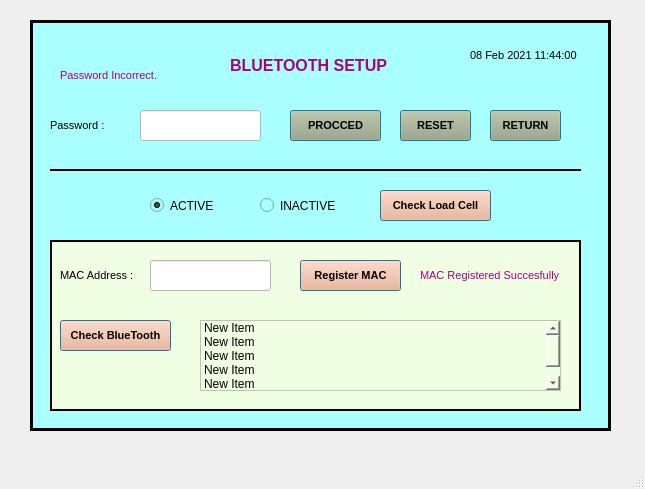
<?xml version="1.0" encoding="UTF-8"?>
<ui version="4.0">
 <class>MainWindow</class>
 <widget class="QMainWindow" name="MainWindow">
  <property name="geometry">
   <rect>
    <x>0</x>
    <y>0</y>
    <width>645</width>
    <height>489</height>
   </rect>
  </property>
  <property name="windowTitle">
   <string>MainWindow</string>
  </property>
  <widget class="QWidget" name="centralwidget">
   <widget class="QFrame" name="frame">
    <property name="geometry">
     <rect>
      <x>30</x>
      <y>20</y>
      <width>581</width>
      <height>411</height>
     </rect>
    </property>
    <property name="font">
     <font>
      <family>Arial</family>
     </font>
    </property>
    <property name="autoFillBackground">
     <bool>false</bool>
    </property>
    <property name="styleSheet">
     <string notr="true">background-color: rgb(170, 255, 255);
</string>
    </property>
    <property name="frameShape">
     <enum>QFrame::Box</enum>
    </property>
    <property name="frameShadow">
     <enum>QFrame::Plain</enum>
    </property>
    <property name="lineWidth">
     <number>3</number>
    </property>
    <widget class="QLabel" name="label">
     <property name="geometry">
      <rect>
       <x>440</x>
       <y>20</y>
       <width>111</width>
       <height>31</height>
      </rect>
     </property>
     <property name="font">
      <font>
       <family>Arial</family>
       <pointsize>8</pointsize>
      </font>
     </property>
     <property name="text">
      <string>08 Feb 2021 11:44:00</string>
     </property>
    </widget>
    <widget class="QLabel" name="label_2">
     <property name="geometry">
      <rect>
       <x>30</x>
       <y>40</y>
       <width>121</width>
       <height>31</height>
      </rect>
     </property>
     <property name="font">
      <font>
       <family>Arial</family>
       <pointsize>8</pointsize>
      </font>
     </property>
     <property name="styleSheet">
      <string notr="true">color: rgb(170, 0, 127);</string>
     </property>
     <property name="text">
      <string>Password Incorrect.</string>
     </property>
    </widget>
    <widget class="QPushButton" name="pushButton_6">
     <property name="geometry">
      <rect>
       <x>260</x>
       <y>90</y>
       <width>91</width>
       <height>31</height>
      </rect>
     </property>
     <property name="font">
      <font>
       <family>Arial</family>
       <pointsize>8</pointsize>
       <weight>75</weight>
       <bold>true</bold>
      </font>
     </property>
     <property name="styleSheet">
      <string notr="true">background-color: rgb(170, 170, 127);
</string>
     </property>
     <property name="text">
      <string>PROCCED</string>
     </property>
     <property name="autoDefault">
      <bool>true</bool>
     </property>
     <property name="default">
      <bool>true</bool>
     </property>
     <property name="flat">
      <bool>false</bool>
     </property>
    </widget>
    <widget class="QPushButton" name="pushButton_7">
     <property name="geometry">
      <rect>
       <x>370</x>
       <y>90</y>
       <width>71</width>
       <height>31</height>
      </rect>
     </property>
     <property name="font">
      <font>
       <family>Arial</family>
       <pointsize>8</pointsize>
       <weight>75</weight>
       <bold>true</bold>
      </font>
     </property>
     <property name="styleSheet">
      <string notr="true">background-color: rgb(170, 170, 127);
</string>
     </property>
     <property name="text">
      <string>RESET</string>
     </property>
     <property name="autoDefault">
      <bool>true</bool>
     </property>
     <property name="default">
      <bool>true</bool>
     </property>
     <property name="flat">
      <bool>false</bool>
     </property>
    </widget>
    <widget class="QLabel" name="label_3">
     <property name="geometry">
      <rect>
       <x>20</x>
       <y>90</y>
       <width>71</width>
       <height>31</height>
      </rect>
     </property>
     <property name="font">
      <font>
       <family>Arial</family>
       <pointsize>8</pointsize>
      </font>
     </property>
     <property name="text">
      <string>Password :</string>
     </property>
    </widget>
    <widget class="QLineEdit" name="lineEdit">
     <property name="geometry">
      <rect>
       <x>110</x>
       <y>90</y>
       <width>121</width>
       <height>31</height>
      </rect>
     </property>
     <property name="font">
      <font>
       <family>Arial</family>
       <pointsize>10</pointsize>
       <weight>75</weight>
       <bold>true</bold>
      </font>
     </property>
     <property name="styleSheet">
      <string notr="true">background-color: rgb(255, 255, 255);</string>
     </property>
     <property name="text">
      <string/>
     </property>
     <property name="echoMode">
      <enum>QLineEdit::Password</enum>
     </property>
    </widget>
    <widget class="Line" name="line">
     <property name="geometry">
      <rect>
       <x>20</x>
       <y>140</y>
       <width>531</width>
       <height>21</height>
      </rect>
     </property>
     <property name="frameShadow">
      <enum>QFrame::Plain</enum>
     </property>
     <property name="lineWidth">
      <number>2</number>
     </property>
     <property name="orientation">
      <enum>Qt::Horizontal</enum>
     </property>
    </widget>
    <widget class="QPushButton" name="pushButton_8">
     <property name="geometry">
      <rect>
       <x>460</x>
       <y>90</y>
       <width>71</width>
       <height>31</height>
      </rect>
     </property>
     <property name="font">
      <font>
       <family>Arial</family>
       <pointsize>8</pointsize>
       <weight>75</weight>
       <bold>true</bold>
      </font>
     </property>
     <property name="styleSheet">
      <string notr="true">background-color: rgb(170, 170, 127);
</string>
     </property>
     <property name="text">
      <string>RETURN</string>
     </property>
     <property name="autoDefault">
      <bool>true</bool>
     </property>
     <property name="default">
      <bool>true</bool>
     </property>
     <property name="flat">
      <bool>false</bool>
     </property>
    </widget>
    <widget class="QLabel" name="label_4">
     <property name="geometry">
      <rect>
       <x>200</x>
       <y>30</y>
       <width>181</width>
       <height>31</height>
      </rect>
     </property>
     <property name="font">
      <font>
       <family>Arial</family>
       <pointsize>12</pointsize>
       <weight>75</weight>
       <bold>true</bold>
      </font>
     </property>
     <property name="styleSheet">
      <string notr="true">color: rgb(170, 0, 127);</string>
     </property>
     <property name="text">
      <string>BLUETOOTH SETUP</string>
     </property>
    </widget>
    <widget class="QFrame" name="frame_2">
     <property name="geometry">
      <rect>
       <x>20</x>
       <y>220</y>
       <width>531</width>
       <height>171</height>
      </rect>
     </property>
     <property name="styleSheet">
      <string notr="true">background-color: rgb(240, 255, 228);</string>
     </property>
     <property name="frameShape">
      <enum>QFrame::Box</enum>
     </property>
     <property name="frameShadow">
      <enum>QFrame::Plain</enum>
     </property>
     <property name="lineWidth">
      <number>2</number>
     </property>
     <widget class="QPushButton" name="pushButton_12">
      <property name="geometry">
       <rect>
        <x>250</x>
        <y>20</y>
        <width>101</width>
        <height>31</height>
       </rect>
      </property>
      <property name="font">
       <font>
        <family>Arial</family>
        <pointsize>8</pointsize>
        <weight>75</weight>
        <bold>true</bold>
       </font>
      </property>
      <property name="styleSheet">
       <string notr="true">background-color: rgb(255, 170, 127);
</string>
      </property>
      <property name="text">
       <string>Register MAC</string>
      </property>
      <property name="autoDefault">
       <bool>true</bool>
      </property>
      <property name="default">
       <bool>true</bool>
      </property>
      <property name="flat">
       <bool>false</bool>
      </property>
     </widget>
     <widget class="QLineEdit" name="lineEdit_2">
      <property name="geometry">
       <rect>
        <x>100</x>
        <y>20</y>
        <width>121</width>
        <height>31</height>
       </rect>
      </property>
      <property name="font">
       <font>
        <family>Arial</family>
        <pointsize>10</pointsize>
        <weight>75</weight>
        <bold>true</bold>
       </font>
      </property>
      <property name="styleSheet">
       <string notr="true">background-color: rgb(255, 255, 255);</string>
      </property>
      <property name="text">
       <string/>
      </property>
      <property name="echoMode">
       <enum>QLineEdit::Password</enum>
      </property>
     </widget>
     <widget class="QLabel" name="label_5">
      <property name="geometry">
       <rect>
        <x>10</x>
        <y>20</y>
        <width>81</width>
        <height>31</height>
       </rect>
      </property>
      <property name="font">
       <font>
        <family>Arial</family>
        <pointsize>8</pointsize>
       </font>
      </property>
      <property name="text">
       <string>MAC Address :</string>
      </property>
     </widget>
     <widget class="QLabel" name="label_6">
      <property name="geometry">
       <rect>
        <x>370</x>
        <y>20</y>
        <width>151</width>
        <height>31</height>
       </rect>
      </property>
      <property name="font">
       <font>
        <family>Arial</family>
        <pointsize>8</pointsize>
       </font>
      </property>
      <property name="styleSheet">
       <string notr="true">color: rgb(170, 0, 127);</string>
      </property>
      <property name="text">
       <string>MAC Registered Succesfully</string>
      </property>
     </widget>
     <widget class="QPushButton" name="pushButton_13">
      <property name="geometry">
       <rect>
        <x>10</x>
        <y>80</y>
        <width>111</width>
        <height>31</height>
       </rect>
      </property>
      <property name="font">
       <font>
        <family>Arial</family>
        <pointsize>8</pointsize>
        <weight>75</weight>
        <bold>true</bold>
       </font>
      </property>
      <property name="styleSheet">
       <string notr="true">background-color: rgb(255, 170, 127);
</string>
      </property>
      <property name="text">
       <string>Check BlueTooth</string>
      </property>
      <property name="autoDefault">
       <bool>true</bool>
      </property>
      <property name="default">
       <bool>true</bool>
      </property>
      <property name="flat">
       <bool>false</bool>
      </property>
     </widget>
     <widget class="QListWidget" name="listWidget">
      <property name="geometry">
       <rect>
        <x>150</x>
        <y>80</y>
        <width>361</width>
        <height>71</height>
       </rect>
      </property>
      <item>
       <property name="text">
        <string>New Item</string>
       </property>
      </item>
      <item>
       <property name="text">
        <string>New Item</string>
       </property>
      </item>
      <item>
       <property name="text">
        <string>New Item</string>
       </property>
      </item>
      <item>
       <property name="text">
        <string>New Item</string>
       </property>
      </item>
      <item>
       <property name="text">
        <string>New Item</string>
       </property>
      </item>
     </widget>
    </widget>
    <widget class="QRadioButton" name="radioButton">
     <property name="geometry">
      <rect>
       <x>120</x>
       <y>170</y>
       <width>82</width>
       <height>31</height>
      </rect>
     </property>
     <property name="text">
      <string>ACTIVE</string>
     </property>
     <property name="checked">
      <bool>true</bool>
     </property>
    </widget>
    <widget class="QRadioButton" name="radioButton_2">
     <property name="geometry">
      <rect>
       <x>230</x>
       <y>170</y>
       <width>101</width>
       <height>31</height>
      </rect>
     </property>
     <property name="text">
      <string>INACTIVE</string>
     </property>
    </widget>
    <widget class="QPushButton" name="pushButton_14">
     <property name="geometry">
      <rect>
       <x>350</x>
       <y>170</y>
       <width>111</width>
       <height>31</height>
      </rect>
     </property>
     <property name="font">
      <font>
       <family>Arial</family>
       <pointsize>8</pointsize>
       <weight>75</weight>
       <bold>true</bold>
      </font>
     </property>
     <property name="styleSheet">
      <string notr="true">background-color: rgb(255, 170, 127);
</string>
     </property>
     <property name="text">
      <string>Check Load Cell</string>
     </property>
     <property name="autoDefault">
      <bool>true</bool>
     </property>
     <property name="default">
      <bool>true</bool>
     </property>
     <property name="flat">
      <bool>false</bool>
     </property>
    </widget>
   </widget>
  </widget>
  <widget class="QMenuBar" name="menubar">
   <property name="geometry">
    <rect>
     <x>0</x>
     <y>0</y>
     <width>645</width>
     <height>21</height>
    </rect>
   </property>
  </widget>
  <widget class="QStatusBar" name="statusbar"/>
 </widget>
 <resources/>
 <connections/>
</ui>
